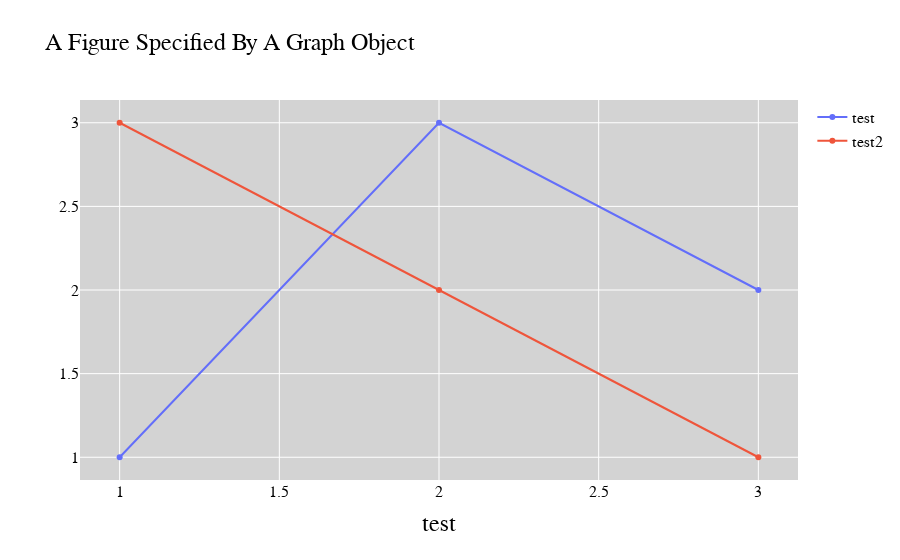

Notebook source saved alongside this figure:
### Code cell
import plotly.graph_objects as go
import plotly.io as pio

template = go.layout.Template(layout=go.Layout(
    font=go.layout.Font(family="Inter Nerd Font", size=16, color="black"),
    title_font=go.layout.title.Font(family="Inter Nerd Font SemiBold", size=24, color="black"),
    xaxis_title_font=go.layout.xaxis.title.Font(family="Inter Nerd Font SemiBold", size=24, color="black"),
    width=1800, # 6in @ 300dpi
    height=1500, # 5in @ 300dpi,
    paper_bgcolor="white",
    plot_bgcolor="lightgray",
))
pio.templates["kuarq"] = template
pio.templates.default = "plotly+kuarq"


fig = go.Figure(
    data=[
        go.Scatter(x=[1, 2, 3], y=[1, 3, 2], name="test"),
        go.Scatter(x=[1, 2, 3], y=[3, 2, 1], name="test2")
    ],
    layout=go.Layout(
        title=go.layout.Title(text="A Figure Specified By A Graph Object"),
        xaxis=go.layout.XAxis(title_text="test"),
    )
)

fig.show()

### Figure 1 — Plotly figure (JSON) as saved in the notebook; plotly's stock layout.template omitted (floating-point values rounded to 4 significant figures)
{"data": [{"name": "test", "type": "scatter", "x": [1, 2, 3], "y": [1, 3, 2]}, {"name": "test2", "type": "scatter", "x": [1, 2, 3], "y": [3, 2, 1]}], "layout": {"title": {"text": "A Figure Specified By A Graph Object"}, "xaxis": {"title": {"text": "test"}}}}
